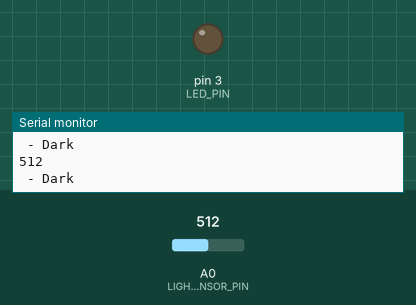
This sketch was run on a simulated Arduino Uno, built with avr-gcc and run on an emulated ATmega328P. On the bench: output pins drawn as LEDs (lit = HIGH), the last lines printed to the serial monitor. The test bench sets the inputs (shaded band); at power-on: A0 (LIGHT_SENSOR_PIN) = 512.

Above: at 1.2 s.
1.3 s: A0 (LIGHT_SENSOR_PIN) set to 214
2.8 s: A0 (LIGHT_SENSOR_PIN) set to 184
At 3.8 s:
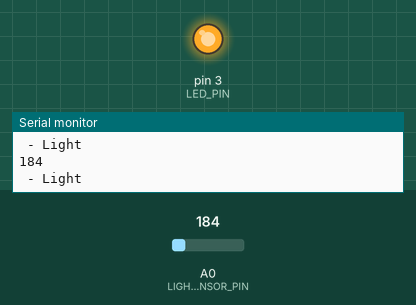
4.3 s: A0 (LIGHT_SENSOR_PIN) set to 1023
At 5.5 s:
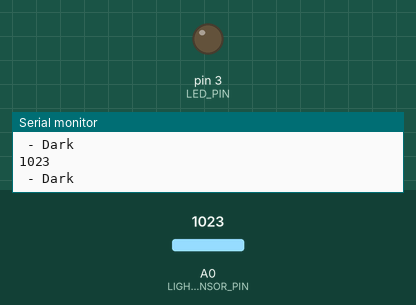
5.8 s: A0 (LIGHT_SENSOR_PIN) set to 190
At 6.5 s:
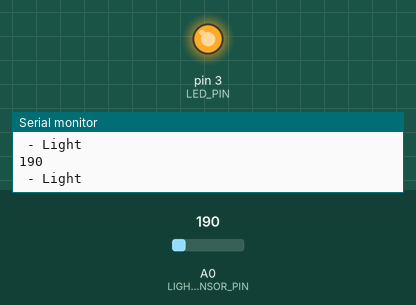
Timing chart, 0 to 8.3 s (numbered marks = the images above; inputs shaded):
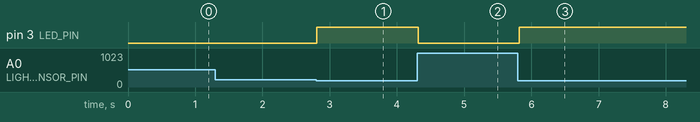

The sketch:

code.ino
```cpp
const int LIGHT_SENSOR_PIN = A0; // Arduino pin connected to light sensor's  pin
const int LED_PIN          = 3;  // Arduino pin connected to LED's pin
const int ANALOG_THRESHOLD = 200;

void setup() {
  Serial.begin(9600);
  pinMode(LED_PIN, OUTPUT); // set arduino pin to output mode
  pinMode(LIGHT_SENSOR_PIN, INPUT);
}

void loop() {
  int analogValue = analogRead(LIGHT_SENSOR_PIN); // read the input on analog pin
  Serial.println(analogValue);
  if(analogValue < ANALOG_THRESHOLD)
  {
    digitalWrite(LED_PIN, HIGH);// turn off LED
    Serial.println(" - Light");
  }
  else
  {
    digitalWrite(LED_PIN, LOW); // turn on LED
    Serial.println(" - Dark");
  }
}
```

Measured:
- the behaviour switches between 200 and 199 on A0 (LIGHT_SENSOR_PIN) (found by bisection; images 0 and 1)
- after the input at 2.8 s, pin 3 (LED_PIN): LOW → HIGH at once
- after the input at 4.3 s, pin 3 (LED_PIN): HIGH → LOW at once
- after the input at 5.8 s, pin 3 (LED_PIN): LOW → HIGH at once
